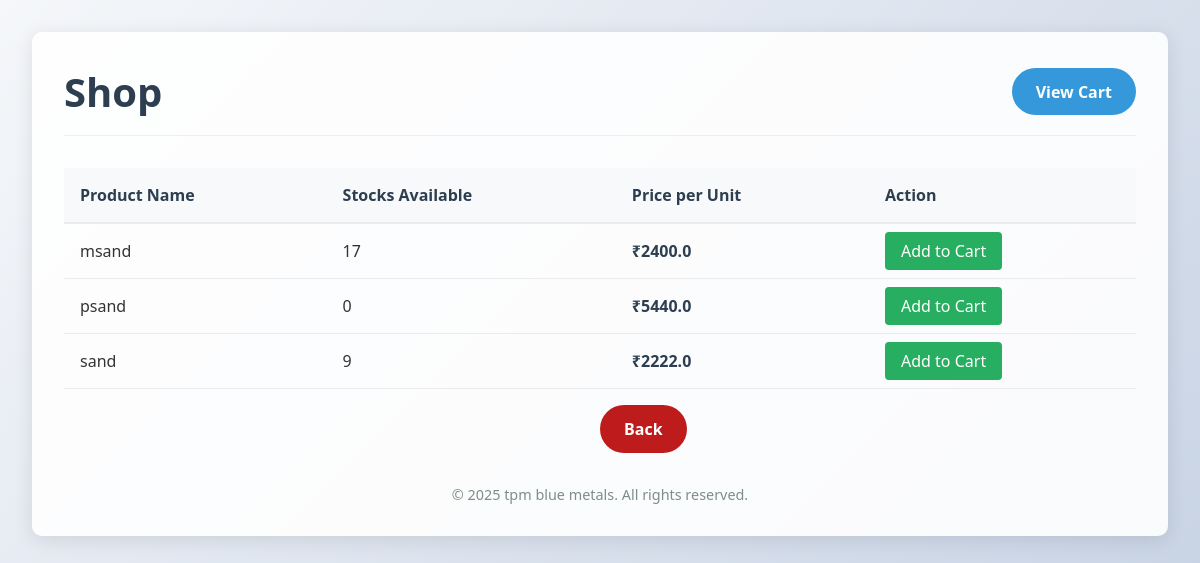
Page /shop on the committed database.
### models.py (models this page shows, shortened)
class Product(db.Model):
    id = db.Column(db.Integer, primary_key=True)
    name = db.Column(db.String(100), nullable=False)
    unit = db.Column(db.String(50), nullable=False)
    price_per_unit = db.Column(db.Float, nullable=False)

### app.py (the view)
@app.route('/shop')
def shop():
    products = Product.query.all()  # Fetch all products from the database
    return render_template('shop.html', products=products)

### app.py (called while the page is built)
@app.before_request
def populate_vehicle_rental():
    if not VehicleRental.query.first():  # Check if the table is empty
        sample_vehicles = [
            VehicleRental(name="Tractor", hourly_rate=160, daily_rate=1500),
            VehicleRental(name="Lorry", hourly_rate=200, daily_rate=2100),
            VehicleRental(name="JCB", hourly_rate=270, daily_rate=4000),
            VehicleRental(name="Hitach", hourly_rate=250, daily_rate=3550),
            VehicleRental(name="Tipper", hourly_rate=250, daily_rate=2400),
            VehicleRental(name="Crane", hourly_rate=300, daily_rate=3700),
        ]
        db.session.bulk_save_objects(sample_vehicles)
        db.session.commit()

@app.before_request
def populate_granite():
    if not Granite.query.first():  # Check if the table is empty
        granite_types = [
            Granite(name="Black Granite", price_per_sqft=140, image_url="/static/pics/black.jpg"),
            Granite(name="White Granite", price_per_sqft=180, image_url="/static/pics/white.jpg"),
            Granite(name="Red Granite", price_per_sqft=200, image_url="/static/pics/red.jpg"),
            Granite(name="Grey Granite", price_per_sqft=170, image_url="/static/pics/grey.jpg"),
            Granite(name="Brown Granite", price_per_sqft=180, image_url="/static/pics/brown.jpg"),
            Granite(name="Gold Granite", price_per_sqft=210, image_url="/static/pics/gold.jpg"),
        ]
        db.session.bulk_save_objects(granite_types)
        db.session.commit()

### templates/shop.html (shortened to what this page needs)
<!DOCTYPE html>
<html lang="en">
<head>
</head>
<body>
    <div class="container">
        <header>
            <h1>Shop</h1>
            <a href="{{ url_for('cart') }}" class="view-cart">View Cart</a>
        </header>
        <main>
            <table class="product-grid">
                <thead>
                    <tr>
                        <th>Product Name</th>
                        <th>Stocks Available</th>
                        <th>Price per Unit</th>
                        <th>Action</th>
                    </tr>
                </thead>
                <tbody>
                    {% for product in products %}
                    <tr>
                        <td>{{ product.name }}</td>
                        <td>{{ product.unit }}</td>
                        <td class="price">₹{{ product.price_per_unit }}</td>
                        <td>
                            <a href="{{ url_for('add_to_cart', product_id=product.id) }}" class="add-btn">Add to Cart</a>
                        </td>
                    </tr>
                    {% endfor %}
                </tbody>
            </table>
        </main>
        <a href="{{ url_for('home') }}" class="views-cart">Back</a>
        <footer>
            <p>&copy; 2025 tpm blue metals. All rights reserved.</p>
        </footer>
    </div>
</body>
</html>

### templates/shop.html (style rules this page uses)
* { margin: 0; padding: 0; box-sizing: border-box; font-family: 'Segoe UI', Tahoma, Geneva, Verdana, sans-serif; }
body { background: linear-gradient(135deg, #f5f7fa 0%, #c3cfe2 100%); min-height: 100vh; padding: 2rem; color: #333; }
.container { max-width: 1200px; margin: 0 auto; background-color: rgba(255, 255, 255, 0.9); border-radius: 10px; box-shadow: 0 4px 20px rgba(0, 0, 0, 0.1); padding: 2rem; }
header { display: flex; justify-content: space-between; align-items: center; margin-bottom: 2rem; padding-bottom: 1rem; border-bottom: 1px solid #eee; }
h1 { color: #2c3e50; font-size: 2.5rem; }
.view-cart { display: inline-block; background-color: #3498db; color: white; padding: 0.8rem 1.5rem; border-radius: 30px; text-decoration: none; font-weight: bold; transition: all 0.3s ease; }
.product-grid { width: 100%; border-collapse: collapse; margin: 1rem 0; }
.product-grid th { background-color: #f8f9fa; text-align: left; padding: 1rem; font-weight: 600; color: #2c3e50; border-bottom: 2px solid #e9ecef; }
.product-grid td { padding: 1rem; border-bottom: 1px solid #e9ecef; }
.add-btn { background-color: #27ae60; color: white; border: none; border-radius: 4px; padding: 0.5rem 1rem; cursor: pointer; text-decoration: none; font-weight: 500; transition: all 0.3s ease; }
.price { font-weight: bold; color: #2c3e50; }
footer { text-align: center; margin-top: 2rem; color: #7f8c8d; font-size: 0.9rem; }
.views-cart { margin-left: 50%; display: inline-block; background-color: #be1c1c; color: white; padding: 0.8rem 1.5rem; border-radius: 30px; text-decoration: none; font-weight: bold; transition: all 0.3s ease; }

### rows in the picture
Product: name "msand", unit "17", price_per_unit "2400.0"
Product: name "psand", unit "0", price_per_unit "5440.0"
Product: name "sand", unit "9", price_per_unit "2222.0"
